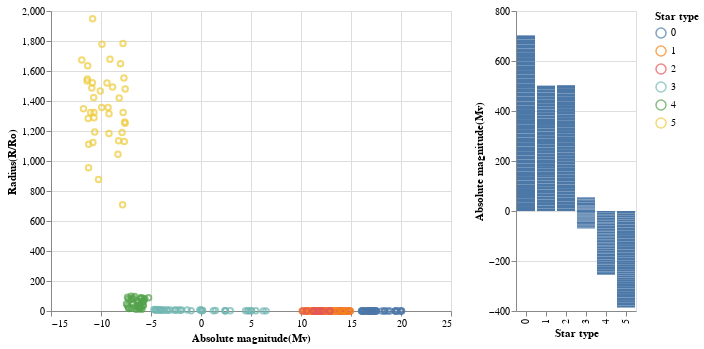

Notebook code for this chart:
### Markdown cell above
Atair charts is used to visualize the dataset before predicting.

### Code cell
brush = alt.selection_interval()
c1 = alt.Chart(df).mark_point().encode(
    x='Absolute magnitude(Mv)',
    y='Radius(R/Ro):Q',
    color='Star type:N'
).add_selection(brush)

c2= alt.Chart(df).mark_bar().encode(
    x = 'Star type:N',
    y='Absolute magnitude(Mv)'
).transform_filter(brush)

c1|c2

### Figure 1 — Vega-Lite specification as saved in the notebook (floating-point values rounded to 4 significant figures; data arrays with more than 128 entries replaced by an {"elided": "..."} marker saying what was removed)
{"config": {"view": {"continuousWidth": 400, "continuousHeight": 300}}, "hconcat": [{"mark": "point", "encoding": {"color": {"type": "nominal", "field": "Star type"}, "x": {"type": "quantitative", "field": "Absolute magnitude(Mv)"}, "y": {"type": "quantitative", "field": "Radius(R/Ro)"}}, "selection": {"selector001": {"type": "interval"}}}, {"mark": "bar", "encoding": {"x": {"type": "nominal", "field": "Star type"}, "y": {"type": "quantitative", "field": "Absolute magnitude(Mv)"}}, "transform": [{"filter": {"selection": "selector001"}}]}], "data": {"name": "data-d4116e481af0db509e2ea7b6f441218f"}, "$schema": "https://vega.github.io/schema/vega-lite/v4.8.1.json", "datasets": {"data-d4116e481af0db509e2ea7b6f441218f": {"elided": "240 records"}}}
